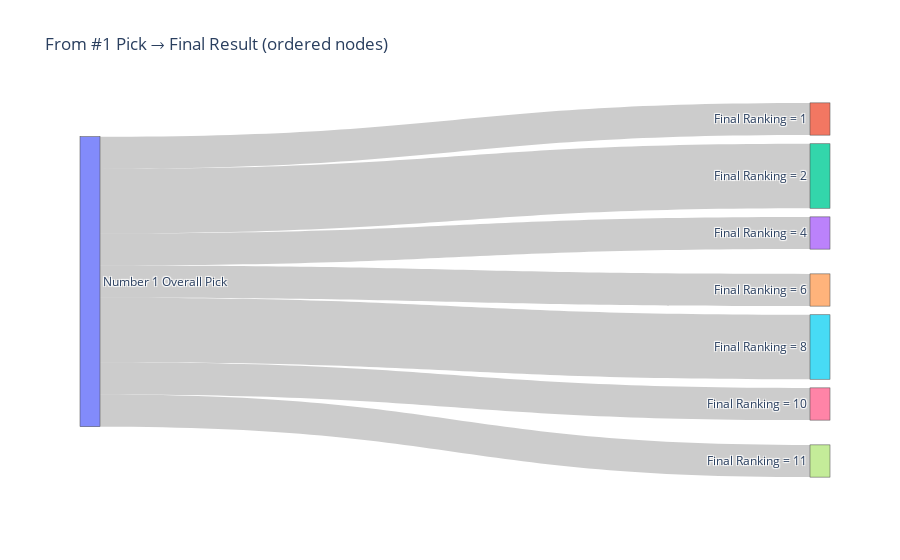

Source (notebook cell):
### Code cell
import numpy as np
import pandas as pd
import plotly.graph_objects as go

# --- Data prep ---
first_picks = df[df['pick'] == 1].copy()

end_col = 'playoff'          # or 'finish'
label_source = 'Number 1 Overall Pick'

# make sure finish is int for sorting
first_picks[end_col] = first_picks[end_col].astype(int)

# Aggregate counts per final outcome + build rich hover details
def details_block(d):
    d = d.sort_values('season')
    return "<br>".join(f"{int(r['season'])} — {r['team']}" for _, r in d.iterrows())

agg = (first_picks.groupby(end_col, as_index=False)
       .apply(lambda d: pd.Series({'count': len(d), 'details': details_block(d)}))
       .reset_index(drop=True))

# Sorted finishes so 1 is at the top
finishes = sorted(agg[end_col].tolist())

# --- Nodes ---
labels = [label_source] + [f'Final Ranking = {f}' for f in finishes]

# Force positions: x in [0..1], y in [0..1] (0 = top)
x = [0.0] + [1.0] * len(finishes)

# spread destinations vertically in numeric order
y_dest = np.linspace(0.05, 0.95, len(finishes))  # tweak margins as needed
y = [0.5] + list(y_dest)  # put the source mid-column

# --- Links (Pick 1 -> Final) ---
idx = {lab: i for i, lab in enumerate(labels)}

sources = []
targets = []
values  = []
hovers  = []

for f, ytxt in zip(finishes, y_dest):
    sources.append(idx[label_source])
    targets.append(idx[f'Final Ranking = {f}'])
    count  = int(agg.loc[agg[end_col] == f, 'count'])
    values.append(count)
    detail = agg.loc[agg[end_col] == f, 'details'].values[0]
    hovers.append(f"{count} season(s) ended at {f}<br><br>{detail}")

fig = go.Figure(data=[go.Sankey(
    node=dict(
        label=labels,
        pad=15,
        thickness=20,
        x=x,   # <- fixed column placement
        y=y,   # <- fixed vertical order (1 at top)
    ),
    link=dict(
        source=sources,
        target=targets,
        value=values,
        customdata=hovers,
        hovertemplate="%{customdata}<extra></extra>"
    )
)])
fig.update_layout(title_text="From #1 Pick → Final Result (ordered nodes)", font_size=12)
fig.show()

### Figure 1 — Plotly figure (JSON) as saved in the notebook; plotly's stock layout.template omitted (floating-point values rounded to 4 significant figures)
{"data": [{"link": {"customdata": ["1 season(s) ended at 1<br><br>2022 — Francis", "2 season(s) ended at 2<br><br>2018 — Francis<br>2019 — Brandon", "1 season(s) ended at 4<br><br>2016 — Chacon", "1 season(s) ended at 6<br><br>2024 — Ant", "2 season(s) ended at 8<br><br>2017 — Rashide<br>2020 — Joshua", "1 season(s) ended at 10<br><br>2021 — Jesus", "1 season(s) ended at 11<br><br>2023 — Jesus"], "hovertemplate": "%{customdata}<extra></extra>", "source": [0, 0, 0, 0, 0, 0, 0], "target": [1, 2, 3, 4, 5, 6, 7], "value": [1, 2, 1, 1, 2, 1, 1]}, "node": {"label": ["Number 1 Overall Pick", "Final Ranking = 1", "Final Ranking = 2", "Final Ranking = 4", "Final Ranking = 6", "Final Ranking = 8", "Final Ranking = 10", "Final Ranking = 11"], "pad": 15, "thickness": 20, "x": [0, 1, 1, 1, 1, 1, 1, 1], "y": [0.5, 0.05, 0.2, 0.35, 0.5, 0.65, 0.8, 0.95]}, "type": "sankey"}], "layout": {"font": {"size": 12}, "title": {"text": "From #1 Pick → Final Result (ordered nodes)"}}}
